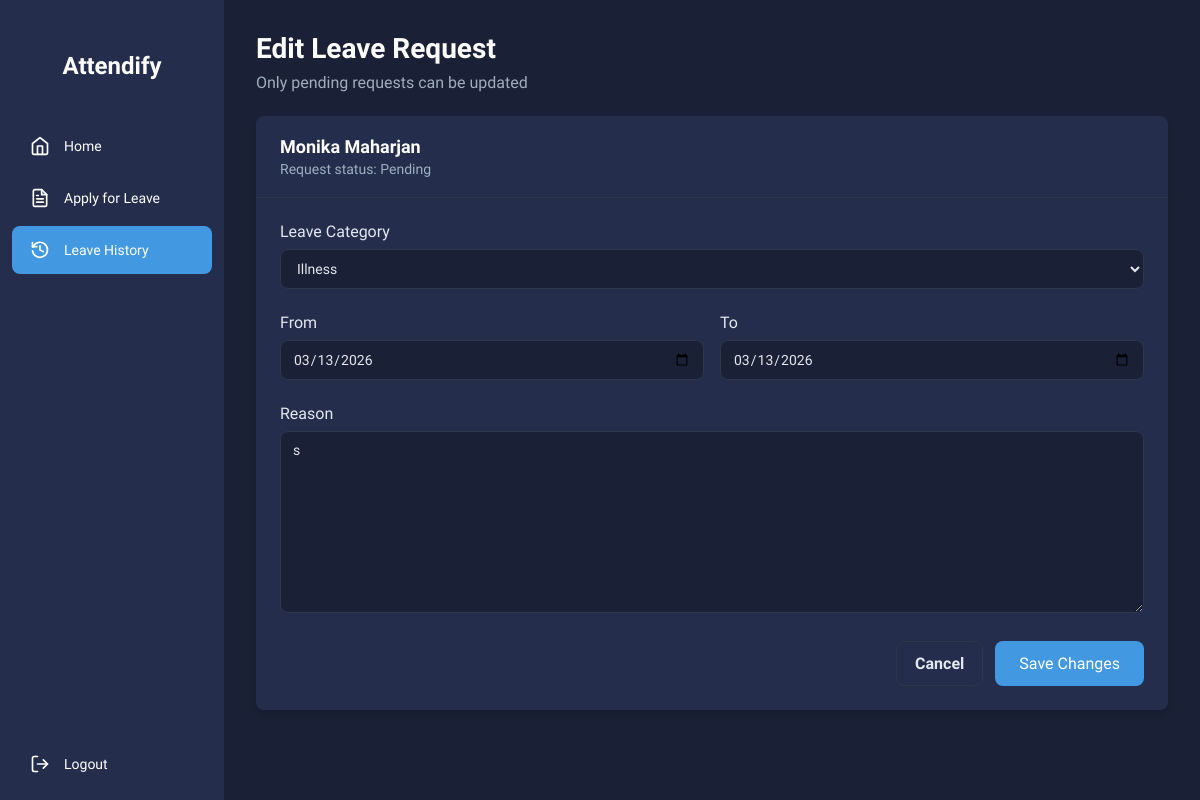
The page /leave/history/33/edit/ (signed in) on the database as committed earlier.
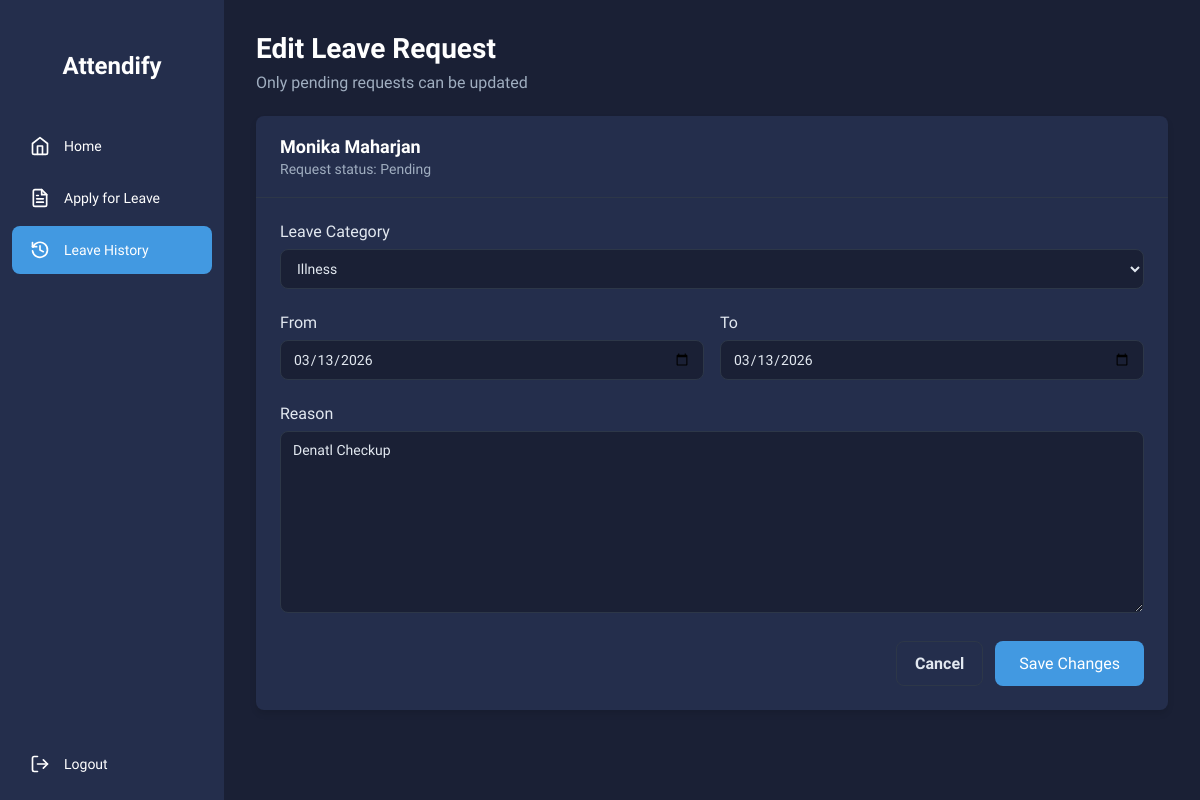
The same page on the database as committed later.
### attendance/models.py (models this page shows, shortened)
class LeaveRequest(models.Model):
    STATUS_CHOICES = [
        ('pending', 'Pending'),
        ('approved', 'Approved'),
        ('rejected', 'Rejected'),
    ]
    CATEGORY_CHOICES = [
        ('illness', 'Illness'),
        ('appointment', 'Appointment'),
        ('family', 'Family Matter'),
        ('other', 'Other'),
    ]
    student = models.ForeignKey(Student, on_delete=models.CASCADE)
    category = models.CharField(max_length=20, choices=CATEGORY_CHOICES, default='other') # New Field
    from_date = models.DateField()
    to_date = models.DateField()
    reason = models.TextField()
    status = models.CharField(max_length=10, choices=STATUS_CHOICES, default='pending')
    submitted_at = models.DateTimeField(auto_now_add=True)

### attendance/views.py (the view)
# urls.py: path('leave/history/<int:leave_id>/edit/', views.edit_leave_request_view, name='edit_leave_request'),
def edit_leave_request_view(request, leave_id):
    if 'student_id' not in request.session:
        return redirect('login_view')
    student_id = request.session['student_id']
    student = get_object_or_404(Student, student_id=student_id)
    leave_request = get_object_or_404(LeaveRequest, id=leave_id, student=student)
    if leave_request.status != 'pending':
        messages.error(request, "You can only edit pending leave requests.")
        return redirect('leave_history')
    if request.method == 'POST':
        form = LeaveRequestForm(request.POST, instance=leave_request)
        if form.is_valid():
            form.save()
            messages.success(request, "Leave request updated.")
            return redirect('leave_history')
    else:
        form = LeaveRequestForm(instance=leave_request)
    return render(request, 'attendance/edit_leave_request.html', {
        'student': student,
        'student_name': request.session.get('student_name', student.name),
        'form': form,
        'leave_request': leave_request,
    })

### attendance/forms.py
class LeaveRequestForm(forms.ModelForm):
    class Meta:
        model = LeaveRequest
        fields = ['category', 'from_date', 'to_date', 'reason']
        widgets = {
            'category': forms.Select(attrs={'class': 'form-select'}),
            'from_date': forms.DateInput(attrs={'type': 'date', 'class': 'form-input'}),
            'to_date': forms.DateInput(attrs={'type': 'date', 'class': 'form-input'}),
            'reason': forms.Textarea(attrs={'class': 'form-textarea', 'placeholder': 'Reason...'}),
        }

### attendance/templates/attendance/edit_leave_request.html (shortened to what this page needs)
{% load static %}
<!DOCTYPE html>
<html lang="en">
<head>
  <link rel="stylesheet" href="{% static 'css/leave.css' %}">
  <link rel="stylesheet" href="{% static 'css/edit_leave_request.css' %}">
</head>
<body>
  <div class="main-container">
    <div class="sidebar">
      <div class="sidebar-header"></div>
      <div class="logo-container">
        <h1 class="sidebar-title">Attendify</h1>
      </div>
      <div class="sidebar-menu">
        <a href="/dashboard/" class="sidebar-item">
          <div class="sidebar-icon">
            <svg xmlns="http://www.w3.org/2000/svg" width="20" height="20" viewBox="0 0 24 24" fill="none"
              stroke="currentColor" stroke-width="2" stroke-linecap="round" stroke-linejoin="round">
              <path d="m3 9 9-7 9 7v11a2 2 0 0 1-2 2H5a2 2 0 0 1-2-2z"></path>
              <polyline points="9 22 9 12 15 12 15 22"></polyline>
            </svg>
          </div>
          <span class="sidebar-label">Home</span>
        </a>
        <a href="/leave/" class="sidebar-item">
          <div class="sidebar-icon">
          </div>
          <span class="sidebar-label">Apply for Leave</span>
        </a>
        <a href="/leave/history/" class="sidebar-item active">
          <div class="sidebar-icon">
            <svg xmlns="http://www.w3.org/2000/svg" width="20" height="20" viewBox="0 0 24 24" fill="none"
              stroke="currentColor" stroke-width="2" stroke-linecap="round" stroke-linejoin="round">
              <path d="M3 3v5h5"></path>
              <path d="M3.05 13a9 9 0 1 0 .5-4.5L3 8"></path>
              <path d="M12 7v5l4 2"></path>
            </svg>
          </div>
          <span class="sidebar-label">Leave History</span>
        </a>
      </div>
      <div class="sidebar-footer">
        <a href="/logout" class="sidebar-item">
          <div class="sidebar-icon">
          </div>
          <span class="sidebar-label">Logout</span>
        </a>
      </div>
    </div>
    <div class="main-content">
      <div class="header">
        <h1>Edit Leave Request</h1>
        <p>Only pending requests can be updated</p>
      </div>
      <div class="content-container">
        <div class="card">
          <div class="card-header">
            <h2>{{ student_name }}</h2>
            <p>Request status: {{ leave_request.get_status_display }}</p>
          </div>
          <div class="card-content">
            <form method="post" class="edit-form">
              <div class="form-group">
                <label for="{{ form.category.id_for_label }}">Leave Category</label>
                {{ form.category }}
              </div>
              <div class="form-row">
                <div class="form-group">
                  <label for="{{ form.from_date.id_for_label }}">From</label>
                  {{ form.from_date }}
                </div>
                <div class="form-group">
                  <label for="{{ form.to_date.id_for_label }}">To</label>
                  {{ form.to_date }}
                </div>
              </div>
              <div class="form-group">
                <label for="{{ form.reason.id_for_label }}">Reason</label>
                {{ form.reason }}
              </div>
              <div class="button-row">
                <a class="btn-secondary" href="/leave/history/">Cancel</a>
                <button type="submit" class="submit-btn">Save Changes</button>
              </div>
            </form>
          </div>
        </div>
      </div>
    </div>
  </div>
</body>
</html>

Rows that differ between the two databases and show on the page:
changed LeaveRequest "Pending": reason "s" → "Denatl Checkup"
